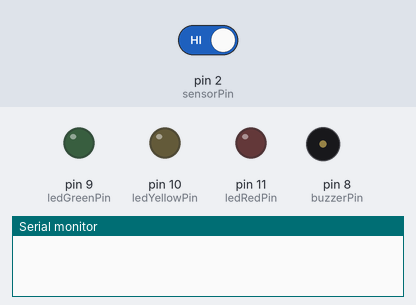
Bench run of a sketch on a simulated Arduino Uno, built with avr-gcc and run on an emulated ATmega328P. Shown: output pins drawn as LEDs (lit = HIGH), buzzer (waves = sounding, pin HIGH), the last lines printed to the serial monitor. Inputs (shaded band) come from the test bench; at power-on: pin 2 (sensorPin) HIGH.

Above: at 1.2 s.
1.3 s: pin 2 (sensorPin) driven LOW
At 1.8 s:
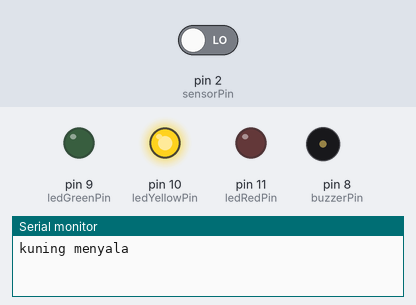
At 6.8 s:
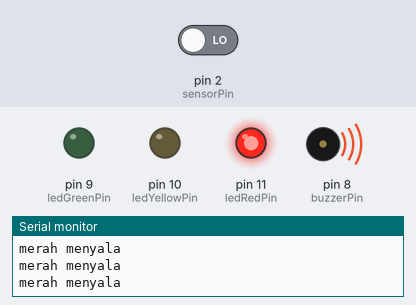
Timing chart, 0 to 17.8 s (numbered marks = the images above; inputs shaded):
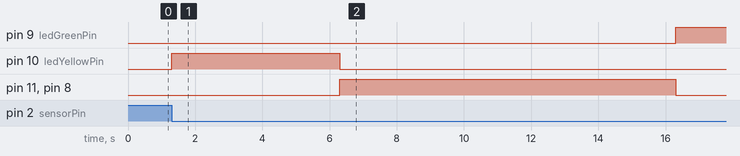

Measured:
- after the input at 1.3 s, pin 9 (ledGreenPin): LOW → HIGH after 15.0 s; pin 10 (ledYellowPin): LOW → HIGH at once, → LOW 5.0 s later; pin 11 (ledRedPin), pin 8 (buzzerPin): LOW → HIGH after 5.0 s, → LOW 10.0 s later

The sketch:

bener.ino
```cpp
const int sensorPin = 2; // Pin digital yang terhubung ke tombol
const int ledGreenPin = 9; // Pin digital yang terhubung ke LED hijau
const int ledYellowPin = 10; // Pin LED kuning
const int ledRedPin = 11; // Pin LED merah
const int buzzerPin = 8;

bool sensorState = false;
bool lastSensorState = false;
bool isSensorPressed = false;
unsigned long previousTime = 0;
const unsigned long yellowLedDuration = 5000; // Durasi LED kuning menyala (10 detik)
const unsigned long redLedDuration = 15000; // Durasi LED merah menyala (15 detik)

void setup() {
  Serial.begin(9600);
  pinMode(sensorPin, INPUT_PULLUP);
  pinMode(ledGreenPin, OUTPUT);
  pinMode(ledYellowPin, OUTPUT);
  pinMode(ledRedPin, OUTPUT);
  pinMode(buzzerPin, OUTPUT);
  digitalWrite(ledGreenPin, LOW);
  digitalWrite(ledYellowPin, LOW);
  digitalWrite(ledRedPin, LOW);
}

void loop() {
  // Baca status tombol
  sensorState = digitalRead(sensorPin);

  if (sensorState == LOW && lastSensorState == HIGH) {
    isSensorPressed = true; // Set status tombol sudah ditekan
    digitalWrite(ledGreenPin, LOW); // Matikan LED hijau saat tombol sudah ditekan
    digitalWrite(ledYellowPin, HIGH); // Nyalakan LED kuning saat tombol ditekan
    Serial.println("kuning menyala"); // Kirim sinyal ke Python
    previousTime = millis(); // Catat waktu saat tombol ditekan
  }

  if (isSensorPressed) {
    unsigned long currentTime = millis();
    if (currentTime - previousTime >= yellowLedDuration && currentTime - previousTime < redLedDuration) {
      digitalWrite(ledYellowPin, LOW); // Matikan LED kuning setelah 5 detik
      digitalWrite(ledRedPin, HIGH); // Nyalakan LED merah setelah 5 detik
      digitalWrite(buzzerPin, HIGH); // Matikan buzzer setelah 5 detik
      Serial.println("merah menyala");
    } else if (currentTime - previousTime >= redLedDuration) {
      digitalWrite(ledRedPin, LOW); // Matikan LED merah setelah 15 detik
      digitalWrite(buzzerPin, LOW); // Matikan buzzer setelah 5 detik
      digitalWrite(ledGreenPin, HIGH); // Kembali ke LED hijau menyala setelah 15 detik

      isSensorPressed = false; // Kembali ke kondisi standby setelah 15 detik
    }
  }

  lastSensorState = sensorState;
}
```
